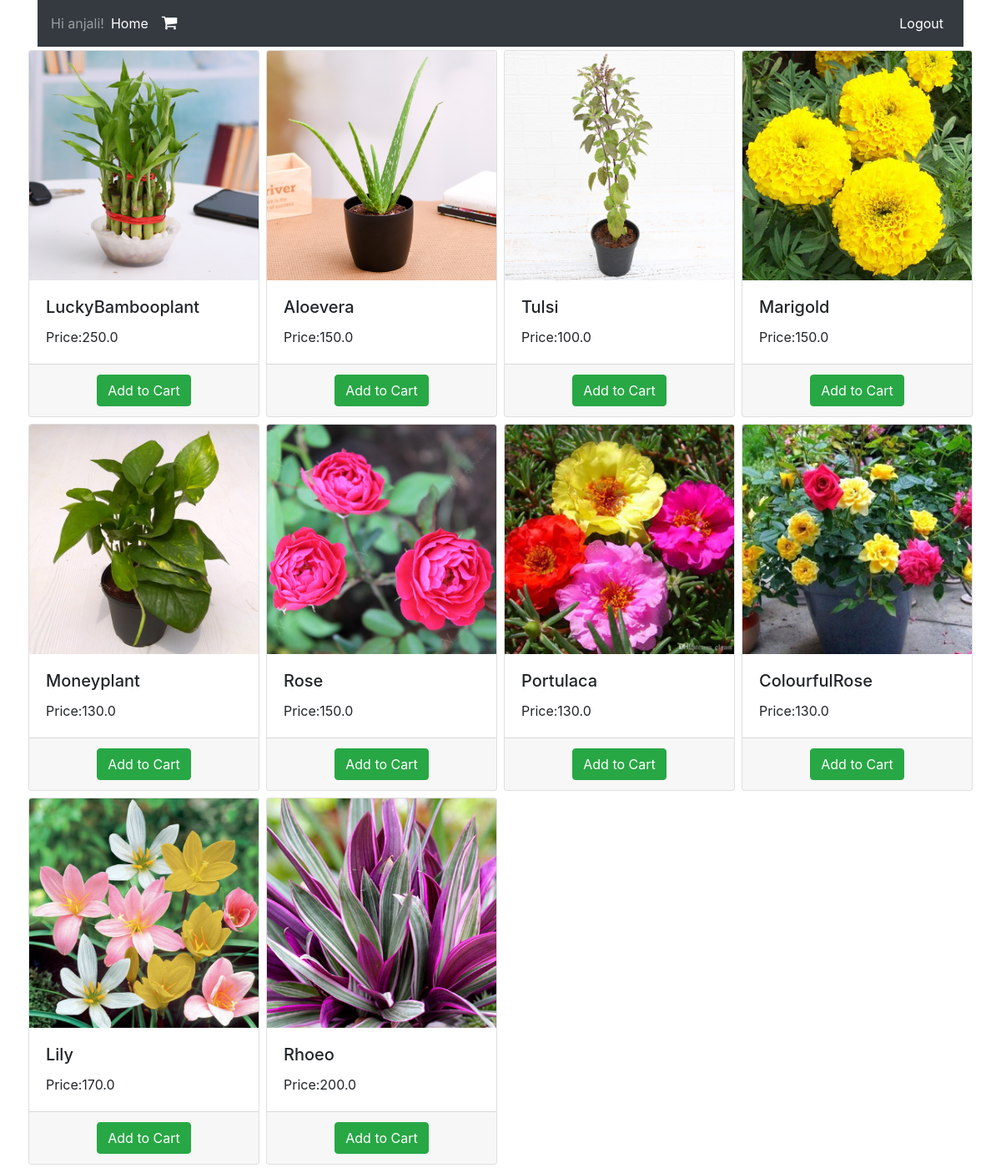
Page /home (signed in) on the committed database.
### products/models.py (models this page shows, shortened)
class Product(models.Model):
    title = models.CharField(max_length=100)
    slug = models.SlugField(default=0)
    product_image = models.ImageField(upload_to='images/', blank=True)
    description = models.CharField(max_length=500)
    price = models.FloatField()
    disc_price = models.FloatField()

### products/views.py (the view)
# urls.py: path('home', views.product_list, name='home'),
def product_list(request):
    product = Product.objects.all()
    user = request.user
    return render(request,'products/home.html', {'product': product})

### templates/products/home.html
<!DOCTYPE html>
{% extends 'products/base.html' %}
{% block content %}
  <html lang="en">
  <div class="container">
    <div class="row">
      {% for p in product %}
      <div class="col-md-3 col-sm-12 col-lg-3 p-1">
              <div class="card">
                  <img src="media/{{ p.product_image }}" style="width:100%;" class="card-img-top" alt="{{ p.title }}">
                    <div class="card-body">
                      <h5 class="card-title"> {{ p.title }}</h5>
                      <p class="card-text">Price:{{ p.price }}</p>
                    </div>
                  <div class='card-footer text-center'>
                      <a href="cart/{{ p.slug }}" class="btn btn-success">Add to Cart</a>
                  </div>
              </div>
      </div>
      {% endfor %}
    </div>
  </div>
{% endblock %}

### templates/products/base.html (shortened to what this page needs)
<!DOCTYPE html>
{% load static %}
    <html lang="en">
    <head>
        <link rel="stylesheet" href="https://maxcdn.bootstrapcdn.com/bootstrap/4.0.0/css/bootstrap.min.css">
        <link href="https://stackpath.bootstrapcdn.com/font-awesome/4.7.0/css/font-awesome.min.css" rel="stylesheet"/>
    </head>
    <body>
      <div class="container">
        <nav class="navbar navbar-expand-sm bg-dark navbar-dark ">
          <span class="navbar-text">
              {% if user.is_authenticated %}
                Hi {{ user.username }}!
              {% endif %}
          </span>
          <ul class="navbar-nav ">
            <li class="nav-item ">
              <a class="nav-link active" href="home">Home</a>
            </li>
            <li class="nav-item">
              <a class="nav-link active" href="cart_items">
                <i class="fa fa-shopping-cart" style="font-size:20px" aria-hidden="true"></i>
              </a>
            </li>
          </ul>
          <ul class="navbar-nav ml-auto">
            {% if user.is_authenticated %}
                <li class="nav-item ">
                  <a class="nav-link active" href="logout">Logout</a>
                </li>
            {% endif %}
          </ul>
        </nav>
      </div>
      {% block content %}
      {% endblock %}
    </body>
</html>

### rows in the picture
Product: product_image (picture), title "LuckyBambooplant", price "250.0"
Product: product_image (picture), title "Aloevera", price "150.0"
Product: product_image (picture), title "Tulsi", price "100.0"
Product: product_image (picture), title "Marigold", price "150.0"
Product: product_image (picture), title "Moneyplant", price "130.0"
Product: product_image (picture), title "Rose", price "150.0"
Product: product_image (picture), title "Portulaca", price "130.0"
Product: product_image (picture), title "ColourfulRose", price "130.0"
Product: product_image (picture), title "Lily", price "170.0"
Product: product_image (picture), title "Rhoeo", price "200.0"

### other values in the picture
{{ user.username }} "anjali"
